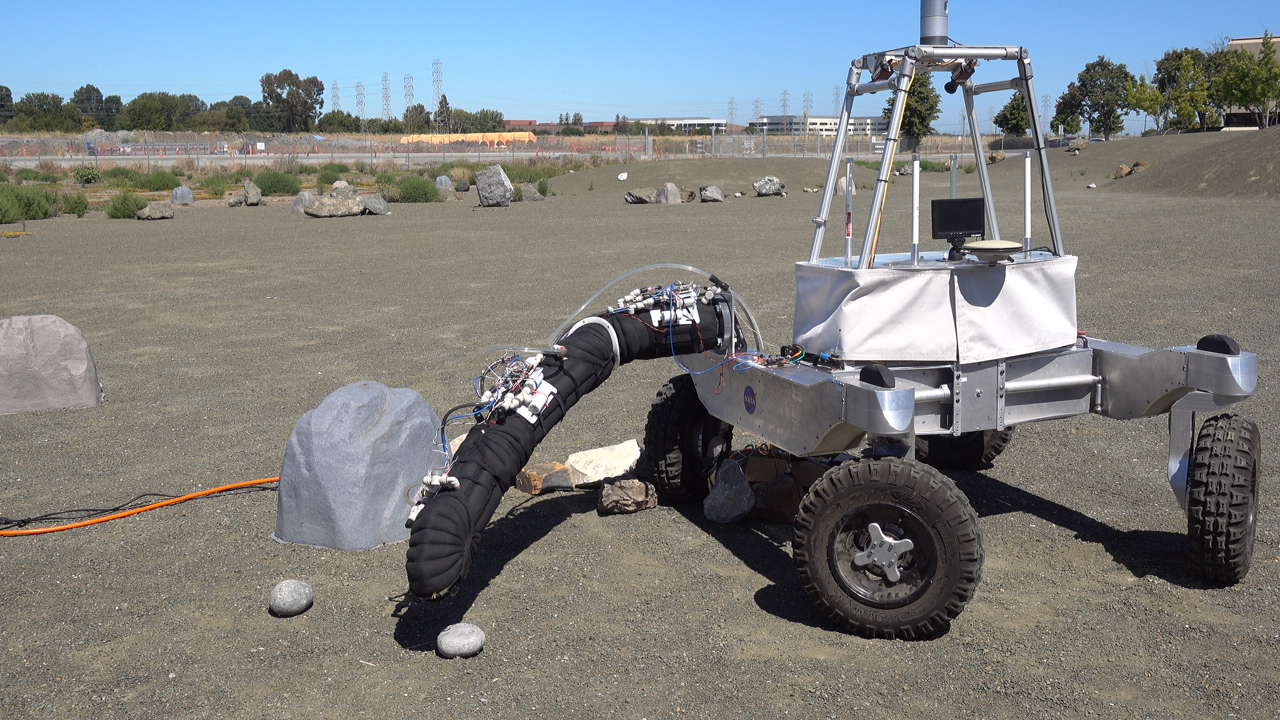
#> input picture Fellowships_2017/NSTRF/night_crawler.JPG, 1280 x 720 px, given in place of the camera
$ python display_webcam.py
#> lines starting #> are read from the running program, lines starting #| are printed output that depends on the picture
import cv2
import numpy as np

# Create a VideoCapture object and read from input file
# If the input is the camera, pass 0 instead of the video file name
cap = cv2.VideoCapture(1)

# Check if camera opened successfully
if (cap.isOpened()== False):
  print("Error opening video stream or file")

# Define the codec and create VideoWriter Object
# fourcc = cv2.VideoWriter_fourcc(*'H264')
# out = cv2.VideoWriter('output.avi',fourcc, 15.0, (640,480))

while(cap.isOpened()):
    # Capture frame-by-frame
    ret, frame = cap.read()
#> frame is the input picture: shape (720, 1280, 3); mean B, G, R 128.2, 128.3, 125.3

    # Convert to grayscale
    gray = cv2.cvtColor(frame, cv2.COLOR_BGR2GRAY)
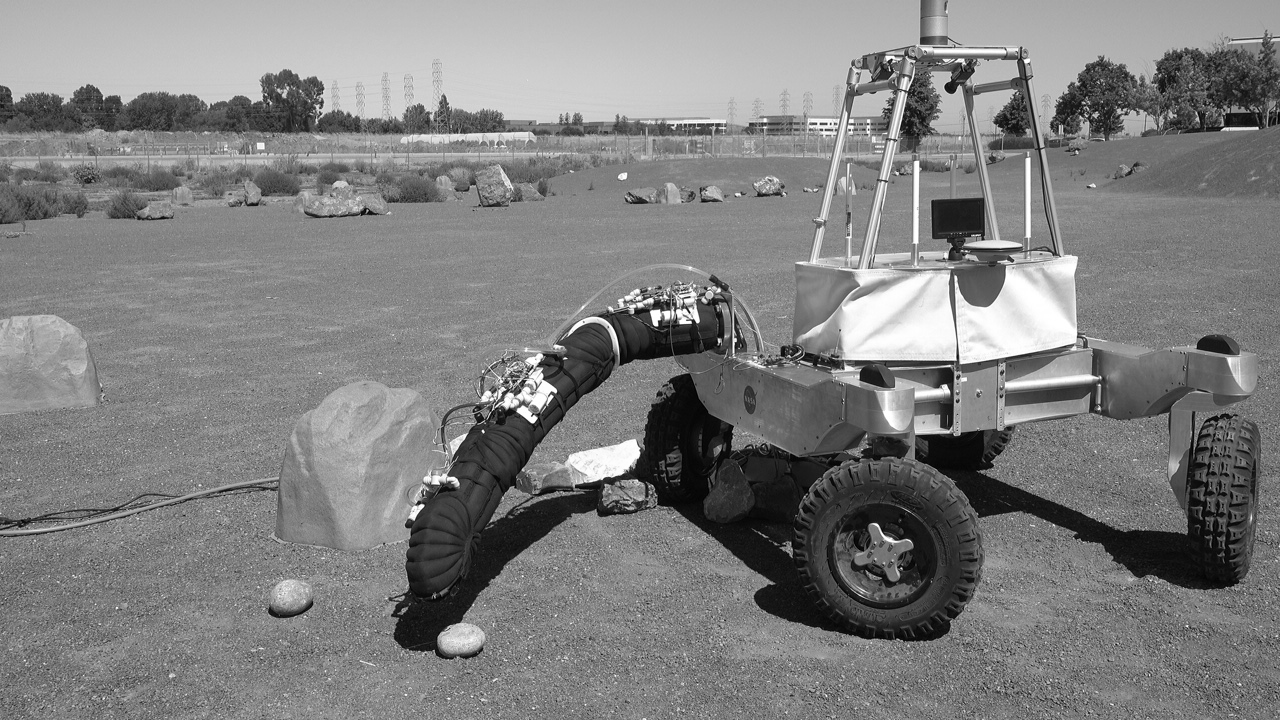
#> gray: shape (720, 1280); min 0, max 255, mean 127.4
    # Bluring filter
    blur = cv2.blur(frame,(5,5))
    blur_gray = cv2.blur(gray,(5,5))
    # Canny edge detection
    canny = cv2.Canny(frame,100,200)
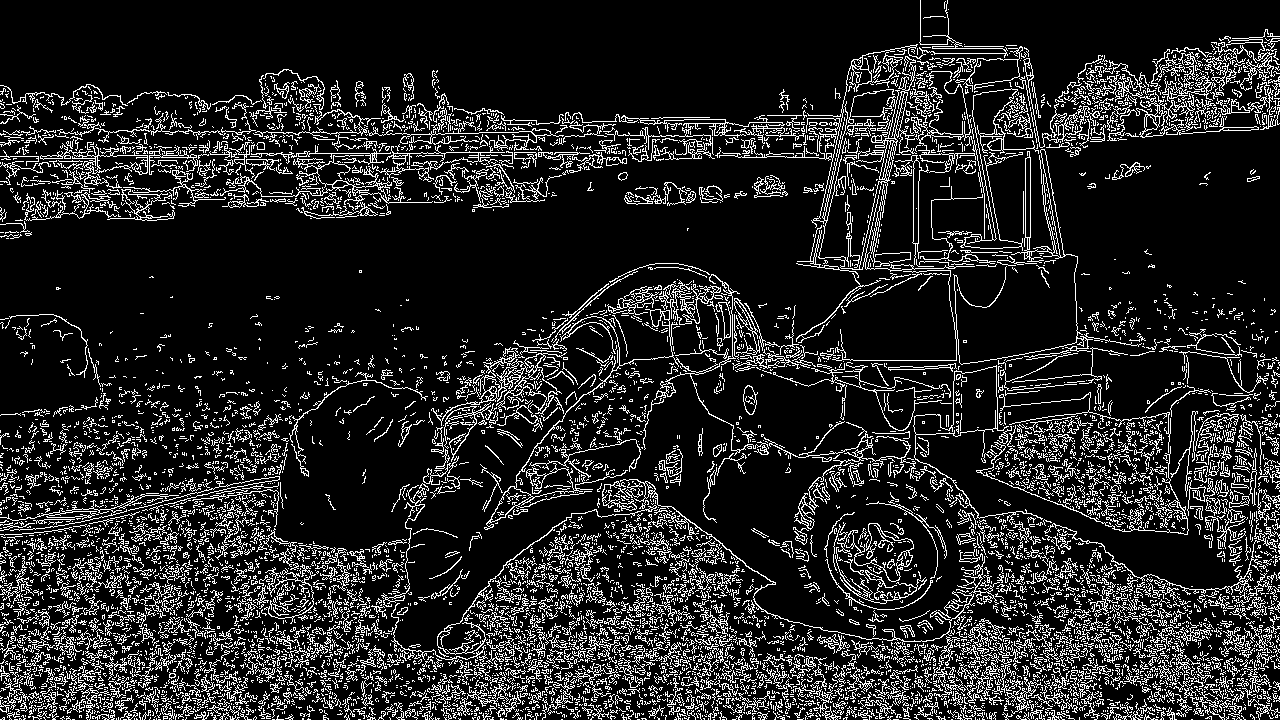
#> canny: shape (720, 1280); 14.5% white in thin lines or dots
    canny_gray = cv2.Canny(gray,100,200)
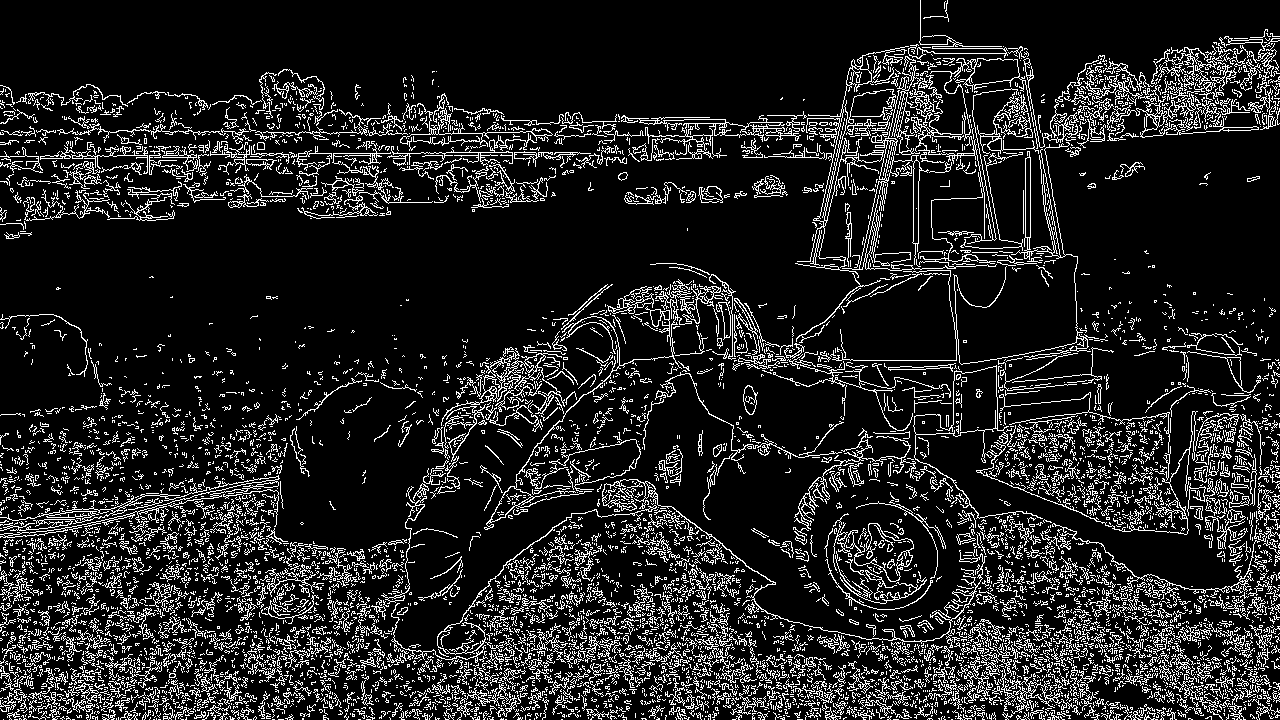
#> canny_gray: shape (720, 1280); 13.4% white in thin lines or dots
    canny_blur = cv2.Canny(blur,100,200)
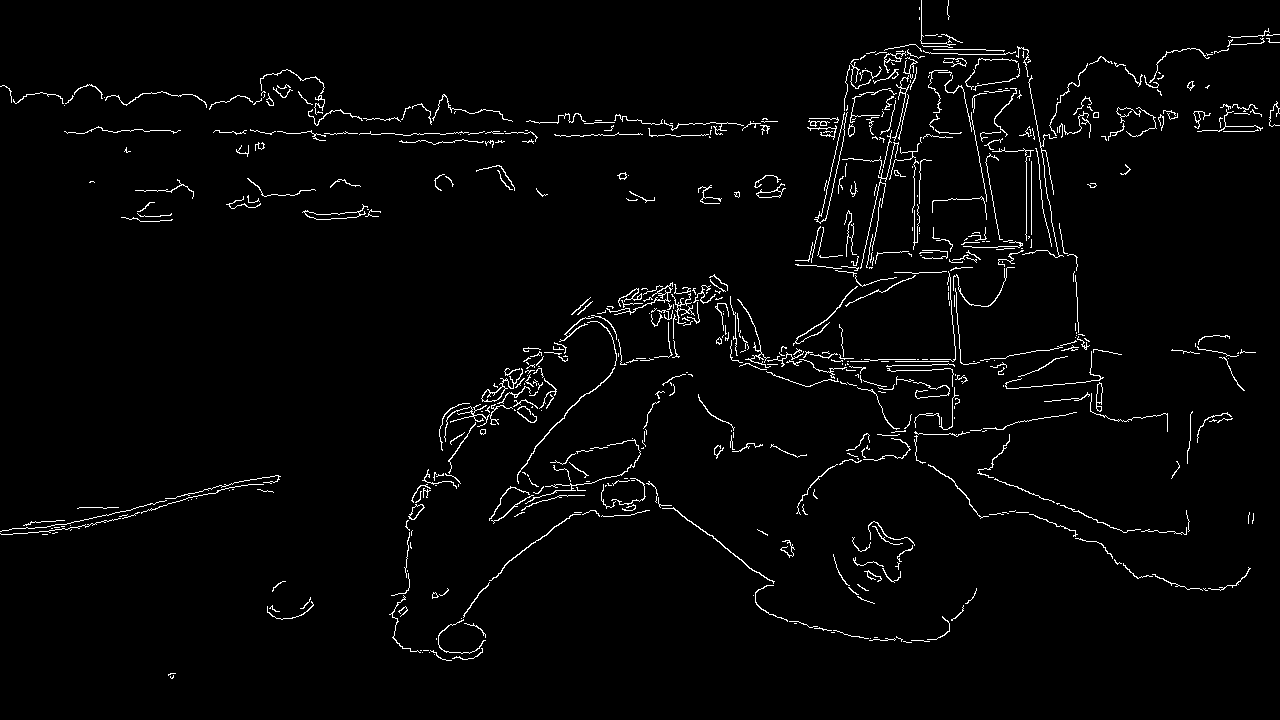
#> canny_blur: shape (720, 1280); 2.5% white in thin lines or dots
    if ret == True:

        # write to file
        # out.write(frame)

        # Display the resulting frame
        cv2.imshow('Original',frame)
        cv2.imshow('Gray Original', gray)
        cv2.imshow('Blur',blur)
        cv2.imshow('Blur Gray', blur_gray)
        cv2.imshow('Canny', canny)
        cv2.imshow('Canny Gray', canny_gray)
        cv2.imshow('Canny Blur', canny_blur)

        # Press Q on keyboard to  exit
        if cv2.waitKey(25) & 0xFF == ord('q'):
#> (key q is pressed here)
          break

    # Break the loop
    else:
        break

# When everything done, release the video capture object
cap.release()
# out.release()

# Closes all the frames
cv2.destroyAllWindows()
